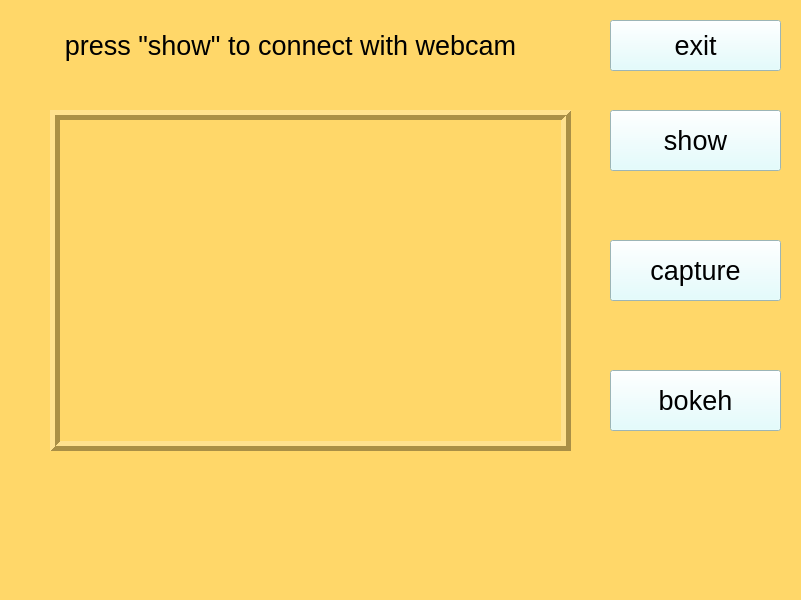
<?xml version="1.0" encoding="UTF-8"?>
<ui version="4.0">
 <class>MainWindow</class>
 <widget class="QMainWindow" name="MainWindow">
  <property name="geometry">
   <rect>
    <x>0</x>
    <y>0</y>
    <width>801</width>
    <height>600</height>
   </rect>
  </property>
  <property name="windowTitle">
   <string>MainWindow</string>
  </property>
  <property name="styleSheet">
   <string notr="true">background-color: rgb(255, 215, 105)</string>
  </property>
  <widget class="QWidget" name="centralwidget">
   <widget class="QPushButton" name="show">
    <property name="geometry">
     <rect>
      <x>610</x>
      <y>110</y>
      <width>171</width>
      <height>61</height>
     </rect>
    </property>
    <property name="font">
     <font>
      <family>Microsoft YaHei UI</family>
      <pointsize>20</pointsize>
     </font>
    </property>
    <property name="styleSheet">
     <string notr="true">background-color: rgb(219, 254, 255)</string>
    </property>
    <property name="text">
     <string>show</string>
    </property>
   </widget>
   <widget class="QPushButton" name="capture">
    <property name="geometry">
     <rect>
      <x>610</x>
      <y>240</y>
      <width>171</width>
      <height>61</height>
     </rect>
    </property>
    <property name="font">
     <font>
      <family>Microsoft YaHei UI</family>
      <pointsize>20</pointsize>
     </font>
    </property>
    <property name="styleSheet">
     <string notr="true">background-color: rgb(219, 254, 255)</string>
    </property>
    <property name="text">
     <string>capture</string>
    </property>
   </widget>
   <widget class="QLabel" name="imgLabel">
    <property name="geometry">
     <rect>
      <x>50</x>
      <y>110</y>
      <width>521</width>
      <height>341</height>
     </rect>
    </property>
    <property name="styleSheet">
     <string notr="true">border-image: url(:/newPrefix/1.jpg)</string>
    </property>
    <property name="frameShape">
     <enum>QFrame::Box</enum>
    </property>
    <property name="frameShadow">
     <enum>QFrame::Raised</enum>
    </property>
    <property name="lineWidth">
     <number>5</number>
    </property>
    <property name="text">
     <string/>
    </property>
   </widget>
   <widget class="QPushButton" name="exit">
    <property name="geometry">
     <rect>
      <x>610</x>
      <y>20</y>
      <width>171</width>
      <height>51</height>
     </rect>
    </property>
    <property name="font">
     <font>
      <family>Microsoft YaHei UI</family>
      <pointsize>20</pointsize>
     </font>
    </property>
    <property name="styleSheet">
     <string notr="true">background-color: rgb(219, 254, 255)</string>
    </property>
    <property name="text">
     <string>exit</string>
    </property>
   </widget>
   <widget class="QPushButton" name="bokeh">
    <property name="geometry">
     <rect>
      <x>610</x>
      <y>370</y>
      <width>171</width>
      <height>61</height>
     </rect>
    </property>
    <property name="font">
     <font>
      <family>Microsoft YaHei UI</family>
      <pointsize>20</pointsize>
     </font>
    </property>
    <property name="styleSheet">
     <string notr="true">background-color: rgb(219, 254, 255)</string>
    </property>
    <property name="text">
     <string>bokeh</string>
    </property>
   </widget>
   <widget class="QLabel" name="text">
    <property name="geometry">
     <rect>
      <x>10</x>
      <y>20</y>
      <width>561</width>
      <height>51</height>
     </rect>
    </property>
    <property name="font">
     <font>
      <family>Microsoft YaHei UI</family>
      <pointsize>20</pointsize>
     </font>
    </property>
    <property name="focusPolicy">
     <enum>Qt::NoFocus</enum>
    </property>
    <property name="contextMenuPolicy">
     <enum>Qt::NoContextMenu</enum>
    </property>
    <property name="layoutDirection">
     <enum>Qt::LeftToRight</enum>
    </property>
    <property name="styleSheet">
     <string notr="true">color: rgb(0, 0, 0)</string>
    </property>
    <property name="text">
     <string>press &quot;show&quot; to connect with webcam</string>
    </property>
    <property name="alignment">
     <set>Qt::AlignCenter</set>
    </property>
   </widget>
  </widget>
  <widget class="QMenuBar" name="menubar">
   <property name="geometry">
    <rect>
     <x>0</x>
     <y>0</y>
     <width>801</width>
     <height>18</height>
    </rect>
   </property>
  </widget>
  <widget class="QStatusBar" name="statusbar"/>
 </widget>
 <resources>
  <include location="../../Desktop/subWindow/Picture.qrc"/>
 </resources>
 <connections/>
</ui>
